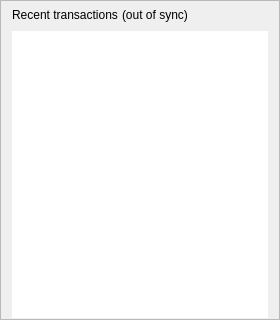
         <widget class="QFrame" name="frame_bottom_2">
          <property name="minimumSize">
           <size>
            <width>0</width>
            <height>320</height>
           </size>
          </property>
          <property name="maximumSize">
           <size>
            <width>16777215</width>
            <height>16777215</height>
           </size>
          </property>
          <property name="frameShape">
           <enum>QFrame::StyledPanel</enum>
          </property>
          <property name="frameShadow">
           <enum>QFrame::Raised</enum>
          </property>
          <layout class="QVBoxLayout" name="verticalLayout_10">
           <property name="topMargin">
            <number>1</number>
           </property>
           <property name="bottomMargin">
            <number>1</number>
           </property>
           <item>
            <layout class="QVBoxLayout" name="verticalLayout_8">
             <property name="spacing">
              <number>4</number>
             </property>
             <item>
              <layout class="QHBoxLayout" name="horizontalLayout_8">
               <item>
                <widget class="QLabel" name="label_4">
                 <property name="minimumSize">
                  <size>
                   <width>0</width>
                   <height>25</height>
                  </size>
                 </property>
                 <property name="maximumSize">
                  <size>
                   <width>16777215</width>
                   <height>25</height>
                  </size>
                 </property>
                 <property name="text">
                  <string>Recent transactions</string>
                 </property>
                </widget>
               </item>
               <item>
                <widget class="QLabel" name="labelTransactionsStatus">
                 <property name="text">
                  <string>(out of sync)</string>
                 </property>
                </widget>
               </item>
               <item>
                <spacer name="horizontalSpacer_2">
                 <property name="orientation">
                  <enum>Qt::Horizontal</enum>
                 </property>
                 <property name="sizeHint" stdset="0">
                  <size>
                   <width>40</width>
                   <height>20</height>
                  </size>
                 </property>
                </spacer>
               </item>
              </layout>
             </item>
             <item>
              <widget class="QListView" name="listTransactions">
               <property name="sizePolicy">
                <sizepolicy hsizetype="Expanding" vsizetype="Expanding">
                 <horstretch>0</horstretch>
                 <verstretch>0</verstretch>
                </sizepolicy>
               </property>
               <property name="maximumSize">
                <size>
                 <width>16777215</width>
                 <height>600</height>
                </size>
               </property>
               <property name="styleSheet">
                <string notr="true"/>
               </property>
               <property name="frameShape">
                <enum>QFrame::NoFrame</enum>
               </property>
               <property name="verticalScrollBarPolicy">
                <enum>Qt::ScrollBarAlwaysOff</enum>
               </property>
               <property name="horizontalScrollBarPolicy">
                <enum>Qt::ScrollBarAlwaysOff</enum>
               </property>
               <property name="alternatingRowColors">
                <bool>true</bool>
               </property>
              </widget>
             </item>
            </layout>
           </item>
          </layout>
         </widget>
